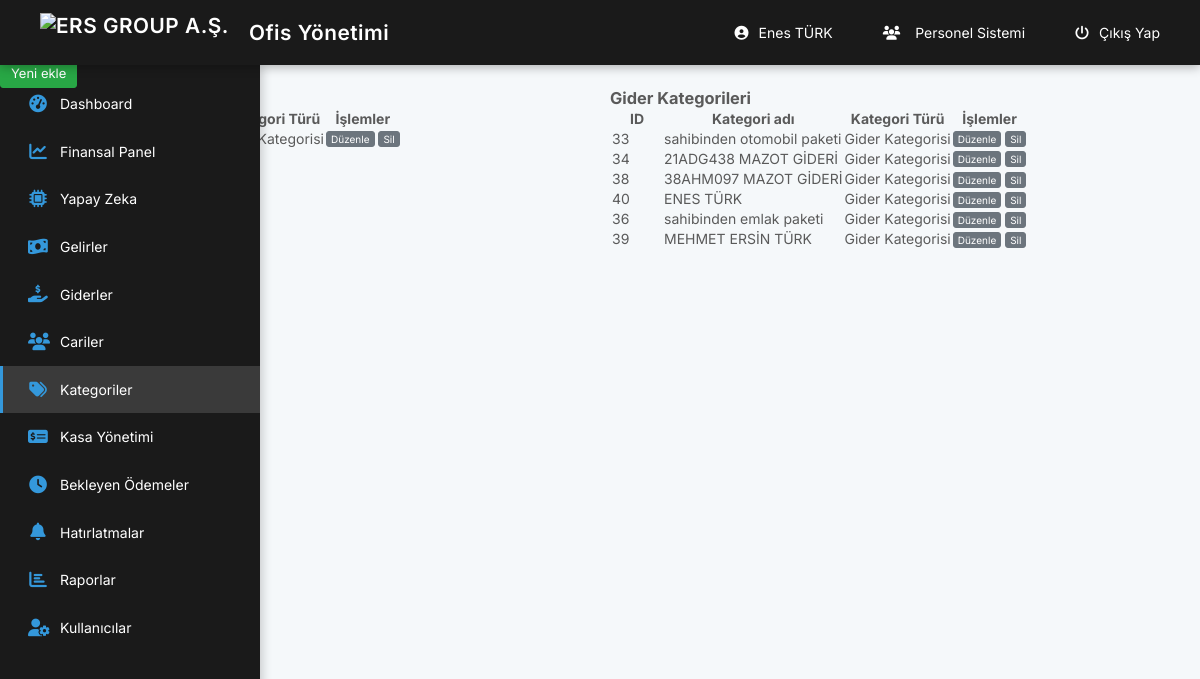
The app's page /muhasebe/categories.php (signed in), older data.
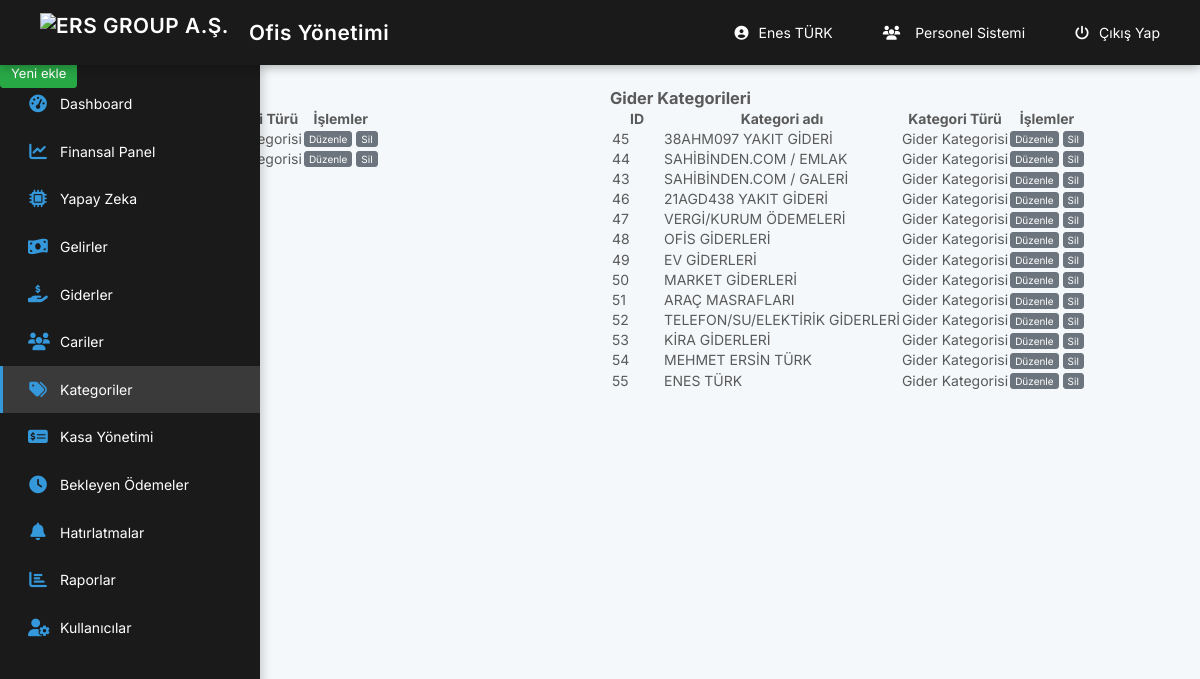
The same page, newer data.
### tables this page shows
CREATE TABLE `users` (
  `id` int(11) NOT NULL,
  `fullname` text NOT NULL,
  `phone` text NOT NULL,
  `email` text NOT NULL,
  `password` text NOT NULL,
  `uniqid` text NOT NULL,
  `status` tinyint(1) NOT NULL
);

CREATE TABLE `categories` (
  `id` int(11) NOT NULL,
  `title` text NOT NULL,
  `type` enum('income','expense') NOT NULL DEFAULT 'expense'
);

### muhasebe/_class/class.php (called while the page is built, shortened)
<?php
class PIA {
	static $pdo = null;
	static $charset = 'UTF8';
	static $last_stmt = null;
	public static function instance(){
		return
		self::$pdo == null ?
		self::init() :
		self::$pdo;
	}
	public static function init(){
		self::$pdo = new PDO(
			'mysql:host=' . MYSQL_HOST .';dbname=' . MYSQL_DB,
			MYSQL_USER,
			MYSQL_PASS
		);
		self::$pdo->exec('SET NAMES `' . self::$charset . '`');
		self::$pdo->setAttribute(PDO::ATTR_DEFAULT_FETCH_MODE, PDO::FETCH_OBJ);
		return self::$pdo;
	}
	public static function query($query, $bindings = null){
		if(is_null($bindings)){
			if(!self::$last_stmt = self::instance()->query($query))
			return false;
		}else{
			self::$last_stmt = self::prepare($query);
			if(!self::$last_stmt->execute($bindings))
			return false;
		}
		return self::$last_stmt;
	}
	public static function get_row($query, $bindings = null){
		if(!$stmt = self::query($query, $bindings))
		return false;
		return $stmt->fetch();
	}
	public static function control($theValue, $theType, $strip_tags=false) {
		$theValue = addslashes(trim($theValue)) ;
		switch ($theType) {
			case "text":
				$theValue = ($theValue != "") ? "'" . $theValue . "'" : "NULL";
			break;
		}
		return $theValue;
	}
}
$pia = New PIA;
?>

### muhasebe/_class/config.php (called while the page is built, shortened)
<?php
require('class.php');
if(isset($_COOKIE['admin_id'])){
	$uniqid =  $pia->control($_COOKIE['admin_id'],'text');
	$admin = $pia->get_row("SELECT * FROM users WHERE uniqid=$uniqid");
}
?>

### muhasebe/categories.php (the view, shortened to what this page needs)
<?php require('_class/config.php'); require('session.php');  ?>
<!DOCTYPE html>
<html>
     <head>
          <?php  require('_inc/head.php');    ?>
     </head>
     <body >
            <?php require('_inc/header.php'); ?>
            <section class="content">
                        <div class="title">
                              <div class="left">
                                    <h1>Kategoriler</h1>
                                    <ul class="breadcrumb">
                                          <li><a href="main.php">Anasayfa</a></li>
                                          <li><a href="categories.php">Kategoriler</a></li>
                                    </ul>
                              </div>
                              <div class="right"><a href="categories.php?add" class="btn-success btn-sm">Yeni ekle</a></div>
                        </div>
<div style="display: flex; gap: 20px; justify-content: space-between;">
    <div style="flex: 1;">
        <h3>Gelir Kategorileri</h3>
        <table class="table">
            <thead>
                <tr>
                    <th width="50px">ID</th>
                    <th>Kategori adı</th>
                    <th>Kategori Türü</th>
                    <th>İşlemler</th>
                </tr>
            </thead>
            <tbody>
                <?php
                $income_list = $pia->query("SELECT * FROM categories WHERE type='income'");
                foreach($income_list as $item){
                ?>
                <tr>
                    <td><?=$item->id;?></td>
                    <td><?=$item->title;?></td>
                    <td>Gelir Kategorisi</td>
                    <td>
                        <a href="categories.php?edit=<?=$item->id;?>" class="btn-default btn-xs">Düzenle</a>
                        <a onclick="_delete('categories', <?=$item->id;?>);" class="btn-default btn-xs">Sil</a>
                    </td>
                </tr>
                <?php } ?>
            </tbody>
        </table>
    </div>
    <div style="flex: 1;">
        <h3>Gider Kategorileri</h3>
        <table class="table">
            <thead>
                <tr>
                    <th width="50px">ID</th>
                    <th>Kategori adı</th>
                    <th>Kategori Türü</th>
                    <th>İşlemler</th>
                </tr>
            </thead>
            <tbody>
                <?php
                $expense_list = $pia->query("SELECT * FROM categories WHERE type='expense'");
                foreach($expense_list as $item){
                ?>
                <tr>
                    <td><?=$item->id;?></td>
                    <td><?=$item->title;?></td>
                    <td>Gider Kategorisi</td>
                    <td>
                        <a href="categories.php?edit=<?=$item->id;?>" class="btn-default btn-xs">Düzenle</a>
                        <a onclick="_delete('categories', <?=$item->id;?>);" class="btn-default btn-xs">Sil</a>
                    </td>
                </tr>
                <?php } ?>
            </tbody>
        </table>
    </div>
</div>
           </section>
     </body>
</html>

### muhasebe/_inc/head.php (shortened to what this page needs)
<link rel="stylesheet" type="text/css" href="css/bootstrap.min.css" />
<link rel="stylesheet" type="text/css" href="css/style.css" />
<link rel="stylesheet" type="text/css" href="css/font-awesome.min.css" />
<link rel="stylesheet" type="text/css" href="css/selectpicker.css" />

### muhasebe/_inc/header.php (shortened to what this page needs)
<header class="header">
    <a href="https://ersinemlak.com.tr" class="logo">
        <img src="../logo1.png" alt="ERS GROUP A.Ş." class="logo-img"> Ofis Yönetimi
    </a>
    <div class="header-right">
        <a href="users.php?edit=<?=$admin->id;?>" class="user-link">
            <i class="fas fa-user-circle"></i> <?=$admin->fullname;?>
        </a>
        <a href="../personel/" class="personnel-link">
            <i class="fas fa-users"></i> Personel Sistemi
        </a>
        <a href="logout.php" class="logout-link">
            <i class="fas fa-power-off"></i> Çıkış Yap
        </a>
    </div>
</header>
<div class="sidebar">
    <nav class="sidebar-nav">
        <ul>
            <li>
                <a href="main.php">
                    <i class="fas fa-tachometer-alt"></i>
                    <span>Dashboard</span>
                </a>
            </li>
            <li>
                <a href="financial_dashboard.php">
                    <i class="fas fa-chart-line"></i>
                    <span>Finansal Panel</span>
                </a>
            </li>
            <li>
                <a href="chatbot.php">
                    <i class="fas fa-microchip"></i>
                    <span>Yapay Zeka</span>
                </a>
            </li>
            <li>
                <a href="income.php">
                    <i class="fas fa-money-bill-wave"></i>
                    <span>Gelirler</span>
                </a>
            </li>
            <li>
                <a href="expense.php">
                    <i class="fas fa-hand-holding-usd"></i>
                    <span>Giderler</span>
                </a>
            </li>
            <li>
                <a href="customers.php">
                    <i class="fas fa-users"></i>
                    <span>Cariler</span>
                </a>
            </li>
            <li>
                <a href="categories.php">
                    <i class="fas fa-tags"></i>
                    <span>Kategoriler</span>
                </a>
            </li>
            <li>
    <a href="safes.php">
        <i class="fas fa-money-check-alt"></i>
        <span>Kasa Yönetimi</span>
    </a>
</li>
            <li>
                <a href="pending_payments.php">
                    <i class="fas fa-clock"></i>
                    <span>Bekleyen Ödemeler</span>
                </a>
            </li>
            <li>
                <a href="reminders.php">
                    <i class="fas fa-bell"></i>
                    <span>Hatırlatmalar</span>
                </a>
            </li>
            <li>
                <a href="reports.php">
                    <i class="fas fa-chart-bar"></i>
                    <span>Raporlar</span>
                </a>
            </li>
            <li>
                <a href="users.php">
                    <i class="fas fa-user-cog"></i>
                    <span>Kullanıcılar</span>
                </a>
            </li>
        </ul>
    </nav>
</div>

### muhasebe/_inc/header.php (style rules this page uses)
.logo { display: flex; align-items: center; text-decoration: none; }
.logo-img { height: 40px; margin-right: 10px; object-fit: contain; }
.personnel-link { display: inline-flex; align-items: center; padding: 0 15px; color: #333; text-decoration: none; transition: color 0.3s ease; }
.personnel-link i { margin-right: 5px; }
:root { --primary-color: #1a1a1a; --secondary-color: #2d2d2d; --accent-color: #3498db; --text-color: #ffffff; --hover-color: #3a3a3a; --sidebar-width: 260px; --header-height: 65px; }
.header { background: var(--primary-color); height: var(--header-height); position: fixed; top: 0; left: 0; right: 0; z-index: 1000; display: flex; justify-content: space-between; align-items: center; padding: 0 25px; box-shadow: 0 2px 10px rgba(0,0,0,0.3); }
.header a { color: var(--text-color); text-decoration: none; padding: 10px 15px; border-radius: 8px; transition: all 0.3s ease; display: flex; align-items: center; gap: 10px; }
.header-right { display: flex; align-items: center; gap: 20px; }
.logo { font-size: 1.3rem; font-weight: 600; letter-spacing: 0.5px; }
.sidebar { background: var(--primary-color); width: var(--sidebar-width); height: calc(100vh - var(--header-height)); position: fixed; top: var(--header-height); left: 0; overflow-y: auto; transition: all 0.3s ease; box-shadow: 2px 0 10px rgba(0,0,0,0.2); }
.sidebar-nav ul { list-style: none; padding: 15px 0; margin: 0; }
.sidebar-nav li a { display: flex; align-items: center; padding: 15px 25px; color: var(--text-color); text-decoration: none; transition: all 0.3s ease; border-left: 3px solid transparent; }
.sidebar-nav i { margin-right: 12px; width: 20px; text-align: center; font-size: 1.1rem; color: var(--accent-color); }

Row changes from the older to the newer data that the page shows:
removed categories: id "33", title "sahibinden otomobil paketi", shown under "Gider Kategorileri"
removed categories: id "34", title "21ADG438 MAZOT GİDERİ", shown under "Gider Kategorileri"
removed categories: id "38", title "38AHM097 MAZOT GİDERİ", shown under "Gider Kategorileri"
removed categories: id "40", title "ENES TÜRK", shown under "Gider Kategorileri"
removed categories: id "36", title "sahibinden emlak paketi", shown under "Gider Kategorileri"
removed categories: id "39", title "MEHMET ERSİN TÜRK", shown under "Gider Kategorileri"
added categories: id "45", title "38AHM097 YAKIT GİDERİ", shown under "Gider Kategorileri"
added categories: id "44", title "SAHİBİNDEN.COM / EMLAK", shown under "Gider Kategorileri"
added categories: id "43", title "SAHİBİNDEN.COM / GALERİ", shown under "Gider Kategorileri"
added categories: id "46", title "21AGD438 YAKIT GİDERİ", shown under "Gider Kategorileri"
added categories: id "47", title "VERGİ/KURUM ÖDEMELERİ", shown under "Gider Kategorileri"
added categories: id "48", title "OFİS GİDERLERİ", shown under "Gider Kategorileri"
added categories: id "49", title "EV GİDERLERİ", shown under "Gider Kategorileri"
added categories: id "50", title "MARKET GİDERLERİ", shown under "Gider Kategorileri"
added categories: id "51", title "ARAÇ MASRAFLARI", shown under "Gider Kategorileri"
added categories: id "52", title "TELEFON/SU/ELEKTİRİK GİDERLERİ", shown under "Gider Kategorileri"
added categories: id "53", title "KİRA GİDERLERİ", shown under "Gider Kategorileri"
added categories: id "54", title "MEHMET ERSİN TÜRK", shown under "Gider Kategorileri"
added categories: id "55", title "ENES TÜRK", shown under "Gider Kategorileri"
